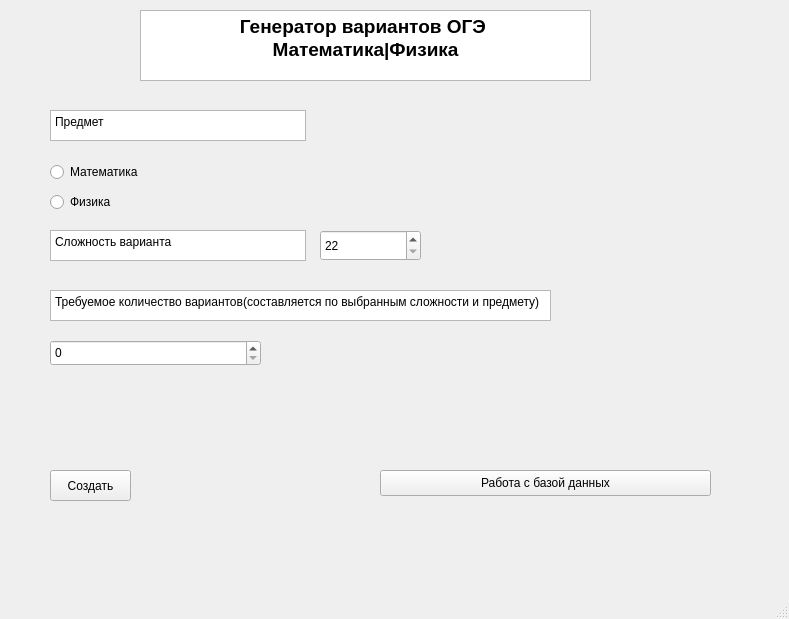
<?xml version="1.0" encoding="UTF-8"?>
<ui version="4.0">
 <class>MainWindow</class>
 <widget class="QMainWindow" name="MainWindow">
  <property name="geometry">
   <rect>
    <x>0</x>
    <y>0</y>
    <width>789</width>
    <height>619</height>
   </rect>
  </property>
  <property name="windowTitle">
   <string>MainWindow</string>
  </property>
  <widget class="QWidget" name="centralwidget">
   <widget class="QPushButton" name="pushButton">
    <property name="geometry">
     <rect>
      <x>380</x>
      <y>470</y>
      <width>331</width>
      <height>26</height>
     </rect>
    </property>
    <property name="text">
     <string>Работа с базой данных</string>
    </property>
   </widget>
   <widget class="QRadioButton" name="radioButton_4">
    <property name="geometry">
     <rect>
      <x>50</x>
      <y>160</y>
      <width>98</width>
      <height>24</height>
     </rect>
    </property>
    <property name="text">
     <string>Математика</string>
    </property>
    <attribute name="buttonGroup">
     <string notr="true">buttonGroup</string>
    </attribute>
   </widget>
   <widget class="QRadioButton" name="radioButton_5">
    <property name="geometry">
     <rect>
      <x>50</x>
      <y>190</y>
      <width>98</width>
      <height>24</height>
     </rect>
    </property>
    <property name="text">
     <string>Физика</string>
    </property>
    <attribute name="buttonGroup">
     <string notr="true">buttonGroup</string>
    </attribute>
   </widget>
   <widget class="QSpinBox" name="spinBox">
    <property name="geometry">
     <rect>
      <x>50</x>
      <y>340</y>
      <width>211</width>
      <height>26</height>
     </rect>
    </property>
   </widget>
   <widget class="QPushButton" name="pushButton_2">
    <property name="geometry">
     <rect>
      <x>50</x>
      <y>470</y>
      <width>81</width>
      <height>31</height>
     </rect>
    </property>
    <property name="text">
     <string>Создать</string>
    </property>
   </widget>
   <widget class="QTextBrowser" name="textBrowser">
    <property name="geometry">
     <rect>
      <x>140</x>
      <y>10</y>
      <width>451</width>
      <height>71</height>
     </rect>
    </property>
    <property name="html">
     <string>&lt;!DOCTYPE HTML PUBLIC &quot;-//W3C//DTD HTML 4.0//EN&quot; &quot;http://www.w3.org/TR/REC-html40/strict.dtd&quot;&gt;
&lt;html&gt;&lt;head&gt;&lt;meta name=&quot;qrichtext&quot; content=&quot;1&quot; /&gt;&lt;meta charset=&quot;utf-8&quot; /&gt;&lt;style type=&quot;text/css&quot;&gt;
p, li { white-space: pre-wrap; }
hr { height: 1px; border-width: 0; }
li.unchecked::marker { content: &quot;\2610&quot;; }
li.checked::marker { content: &quot;\2612&quot;; }
&lt;/style&gt;&lt;/head&gt;&lt;body style=&quot; font-family:'Segoe UI'; font-size:9pt; font-weight:400; font-style:normal;&quot;&gt;
&lt;p align=&quot;center&quot; style=&quot; margin-top:0px; margin-bottom:0px; margin-left:0px; margin-right:0px; -qt-block-indent:0; text-indent:0px;&quot;&gt;&lt;span style=&quot; font-size:14pt; font-weight:700;&quot;&gt;Генератор вариантов ОГЭ &lt;/span&gt;&lt;/p&gt;
&lt;p align=&quot;center&quot; style=&quot; margin-top:0px; margin-bottom:0px; margin-left:0px; margin-right:0px; -qt-block-indent:0; text-indent:0px;&quot;&gt;&lt;span style=&quot; font-size:14pt; font-weight:700;&quot;&gt;Математика|Физика&lt;/span&gt;&lt;/p&gt;&lt;/body&gt;&lt;/html&gt;</string>
    </property>
   </widget>
   <widget class="QTextBrowser" name="textBrowser_2">
    <property name="geometry">
     <rect>
      <x>50</x>
      <y>110</y>
      <width>256</width>
      <height>31</height>
     </rect>
    </property>
    <property name="html">
     <string>&lt;!DOCTYPE HTML PUBLIC &quot;-//W3C//DTD HTML 4.0//EN&quot; &quot;http://www.w3.org/TR/REC-html40/strict.dtd&quot;&gt;
&lt;html&gt;&lt;head&gt;&lt;meta name=&quot;qrichtext&quot; content=&quot;1&quot; /&gt;&lt;meta charset=&quot;utf-8&quot; /&gt;&lt;style type=&quot;text/css&quot;&gt;
p, li { white-space: pre-wrap; }
hr { height: 1px; border-width: 0; }
li.unchecked::marker { content: &quot;\2610&quot;; }
li.checked::marker { content: &quot;\2612&quot;; }
&lt;/style&gt;&lt;/head&gt;&lt;body style=&quot; font-family:'Segoe UI'; font-size:9pt; font-weight:400; font-style:normal;&quot;&gt;
&lt;p style=&quot; margin-top:0px; margin-bottom:0px; margin-left:0px; margin-right:0px; -qt-block-indent:0; text-indent:0px;&quot;&gt;Предмет&lt;/p&gt;&lt;/body&gt;&lt;/html&gt;</string>
    </property>
   </widget>
   <widget class="QTextBrowser" name="textBrowser_3">
    <property name="geometry">
     <rect>
      <x>50</x>
      <y>230</y>
      <width>256</width>
      <height>31</height>
     </rect>
    </property>
    <property name="html">
     <string>&lt;!DOCTYPE HTML PUBLIC &quot;-//W3C//DTD HTML 4.0//EN&quot; &quot;http://www.w3.org/TR/REC-html40/strict.dtd&quot;&gt;
&lt;html&gt;&lt;head&gt;&lt;meta name=&quot;qrichtext&quot; content=&quot;1&quot; /&gt;&lt;meta charset=&quot;utf-8&quot; /&gt;&lt;style type=&quot;text/css&quot;&gt;
p, li { white-space: pre-wrap; }
hr { height: 1px; border-width: 0; }
li.unchecked::marker { content: &quot;\2610&quot;; }
li.checked::marker { content: &quot;\2612&quot;; }
&lt;/style&gt;&lt;/head&gt;&lt;body style=&quot; font-family:'Segoe UI'; font-size:9pt; font-weight:400; font-style:normal;&quot;&gt;
&lt;p style=&quot; margin-top:0px; margin-bottom:0px; margin-left:0px; margin-right:0px; -qt-block-indent:0; text-indent:0px;&quot;&gt;Сложность варианта&lt;/p&gt;&lt;/body&gt;&lt;/html&gt;</string>
    </property>
   </widget>
   <widget class="QTextBrowser" name="textBrowser_4">
    <property name="geometry">
     <rect>
      <x>50</x>
      <y>290</y>
      <width>501</width>
      <height>31</height>
     </rect>
    </property>
    <property name="html">
     <string>&lt;!DOCTYPE HTML PUBLIC &quot;-//W3C//DTD HTML 4.0//EN&quot; &quot;http://www.w3.org/TR/REC-html40/strict.dtd&quot;&gt;
&lt;html&gt;&lt;head&gt;&lt;meta name=&quot;qrichtext&quot; content=&quot;1&quot; /&gt;&lt;meta charset=&quot;utf-8&quot; /&gt;&lt;style type=&quot;text/css&quot;&gt;
p, li { white-space: pre-wrap; }
hr { height: 1px; border-width: 0; }
li.unchecked::marker { content: &quot;\2610&quot;; }
li.checked::marker { content: &quot;\2612&quot;; }
&lt;/style&gt;&lt;/head&gt;&lt;body style=&quot; font-family:'Segoe UI'; font-size:9pt; font-weight:400; font-style:normal;&quot;&gt;
&lt;p style=&quot; margin-top:0px; margin-bottom:0px; margin-left:0px; margin-right:0px; -qt-block-indent:0; text-indent:0px;&quot;&gt;Требуемое количество вариантов(составляется по выбранным сложности и предмету)&lt;/p&gt;&lt;/body&gt;&lt;/html&gt;</string>
    </property>
   </widget>
   <widget class="QSpinBox" name="spinBox_2">
    <property name="geometry">
     <rect>
      <x>320</x>
      <y>230</y>
      <width>101</width>
      <height>31</height>
     </rect>
    </property>
    <property name="minimum">
     <number>22</number>
    </property>
    <property name="maximum">
     <number>75</number>
    </property>
   </widget>
  </widget>
  <widget class="QMenuBar" name="menubar">
   <property name="geometry">
    <rect>
     <x>0</x>
     <y>0</y>
     <width>789</width>
     <height>33</height>
    </rect>
   </property>
  </widget>
  <widget class="QStatusBar" name="statusbar"/>
 </widget>
 <resources/>
 <connections/>
 <buttongroups>
  <buttongroup name="buttonGroup"/>
  <buttongroup name="buttonGroup_2"/>
 </buttongroups>
</ui>
